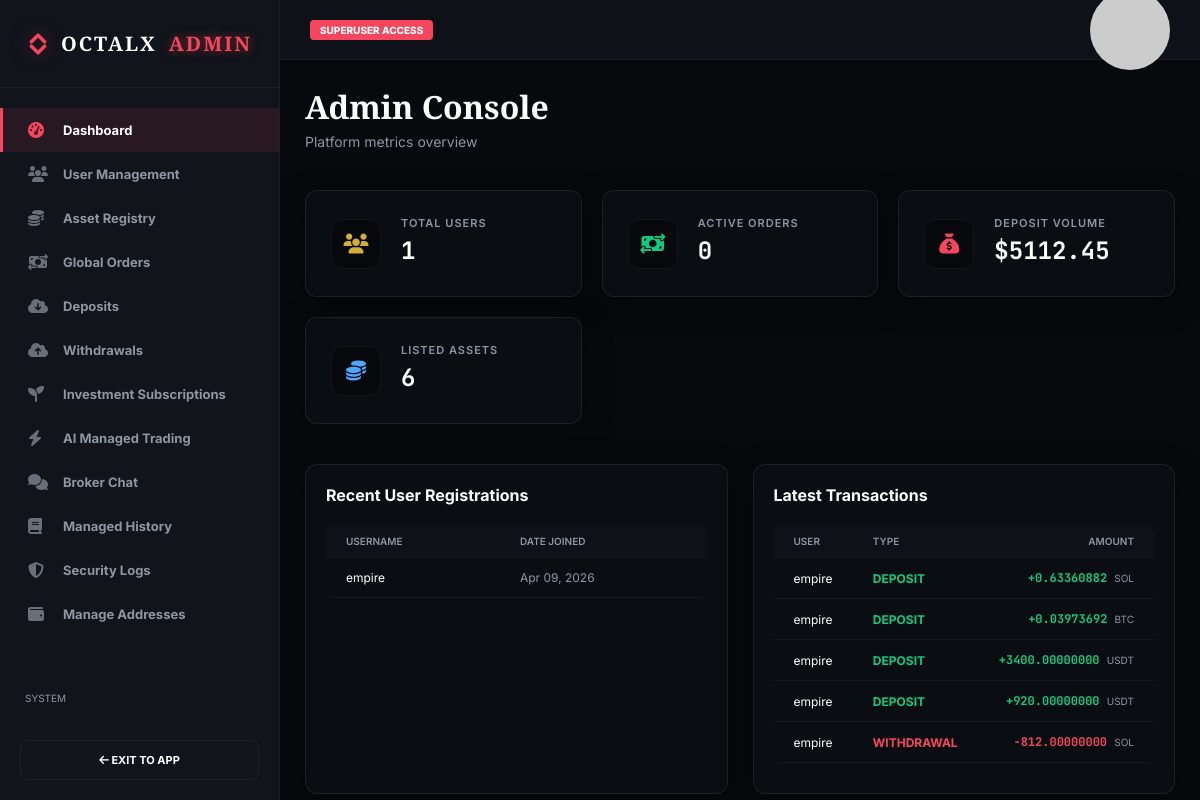
/et-admin/ (signed in), run on the app's committed database.
### core/models.py (models this page shows, shortened)
class Transaction(models.Model):
    TX_TYPES = (('DEPOSIT', 'Deposit'), ('WITHDRAWAL', 'Withdrawal'))
    STATUS_CHOICES = (('COMPLETED', 'Completed'), ('PENDING', 'Pending'), ('FAILED', 'Failed'))
    user = models.ForeignKey(settings.AUTH_USER_MODEL, on_delete=models.CASCADE, related_name='transactions')
    asset = models.ForeignKey(Asset, on_delete=models.CASCADE)
    amount = models.DecimalField(max_digits=30, decimal_places=8)
    usd_amount = models.DecimalField(max_digits=20, decimal_places=2, default=Decimal('0.00'))
    tx_type = models.CharField(max_length=10, choices=TX_TYPES)
    timestamp = models.DateTimeField(auto_now_add=True)
    status = models.CharField(max_length=10, choices=STATUS_CHOICES, default='COMPLETED')
    is_demo = models.BooleanField(default=True)
    tx_hash = models.CharField(max_length=200, blank=True)
    network = models.CharField(max_length=50, blank=True, null=True)
    receipt_image = models.ImageField(upload_to='receipts/', blank=True, null=True)
    remark = models.CharField(max_length=255, blank=True, null=True)

class Asset(models.Model):
    name = models.CharField(max_length=100)
    symbol = models.CharField(max_length=10, unique=True)
    icon_class = models.CharField(max_length=50, default='fas fa-coins')
    deposit_address = models.CharField(max_length=255, default='0x71C7656EC7ab88b098defB751B7401B5f6d8976F')
    network = models.CharField(max_length=50, default='ERC20')
    icon_url = models.URLField(max_length=500, blank=True, null=True)
    memo_tag = models.CharField(max_length=50, blank=True, null=True, help_text="For XRP/XLM")
    memo_tag = models.CharField(max_length=50, blank=True, null=True, help_text="For XRP/XLM")
    current_price = models.DecimalField(max_digits=20, decimal_places=2, default=Decimal('0.00'))
    change_24h = models.DecimalField(max_digits=10, decimal_places=2, default=Decimal('0.00'))
    high_24h = models.DecimalField(max_digits=20, decimal_places=2, default=Decimal('0.00'))
    low_24h = models.DecimalField(max_digits=20, decimal_places=2, default=Decimal('0.00'))
    volume_24h = models.DecimalField(max_digits=30, decimal_places=2, default=Decimal('0.00'))

### core/views.py (the view)
# urls.py: path('et-admin/', views.custom_admin_dashboard, name='custom_admin_dashboard'),
@user_passes_test(lambda u: u.is_active and u.is_superuser, login_url='login')
def custom_admin_dashboard(request):
    users_count = User.objects.filter(is_superuser=False).count()
    assets_count = Asset.objects.count()
    active_orders = Order.objects.filter(status='PENDING', is_demo=False).count()
    total_tx_vol = sum(tx.amount for tx in Transaction.objects.filter(tx_type='DEPOSIT', status='COMPLETED', is_demo=False))
    recent_users = User.objects.filter(is_superuser=False).order_by('-date_joined')[:5]
    recent_transactions = Transaction.objects.filter(is_demo=False).order_by('-timestamp')[:5]
    context = {
        'users_count': users_count,
        'assets_count': assets_count,
        'active_orders': active_orders,
        'total_tx_vol': total_tx_vol,
        'recent_users': recent_users,
        'recent_transactions': recent_transactions,
    }
    return render(request, 'core/custom_admin/dashboard.html', context)

### core/context_processors.py (called while the page is built)
def currency_context(request):
    if not request.user.is_authenticated:
        return {'pref_symbol': '$', 'pref_currency': 'USD', 'currency_rate': Decimal('1.00')}
    try:
        profile = request.user.profile
        profile.check_plan_expiry() # Force check on every page load
        pref = profile.preferred_currency
    except:
        pref = 'USD'
    rates = {
        'USD': ('$', Decimal('1.00')),
        'NGN': ('₦', Decimal('1500.00')),
        'EUR': ('€', Decimal('0.92')),
        'GBP': ('£', Decimal('0.79')),
    }
    symbol, rate = rates.get(pref, ('$', Decimal('1.00')))
    return {
        'pref_symbol': symbol,
        'pref_currency': pref,
        'currency_rate': rate,
    }

### core/models.py (called while the page is built, shortened)
    def check_plan_expiry(self):
        from django.utils import timezone
        from datetime import timedelta
        from .models import InvestmentPayment
        has_valid = InvestmentPayment.objects.filter(
            user=self.user,
            status='COMPLETED',
            timestamp__gte=timezone.now() - timedelta(days=30)
        ).exists()
        return not has_valid

### templates/core/custom_admin/dashboard.html (shortened to what this page needs)
{% extends 'core/custom_admin/admin_base.html' %}
{% block admin_content %}
<div style="margin-bottom: 40px">
  <h1
    style="font-family: &quot;Cinzel&quot;; font-size: 32px; margin-bottom: 5px"
  >
    Admin Console
  </h1>
  <p style="color: var(--text-secondary); font-size: 14px">
    Platform metrics overview
  </p>
</div>
<div class="summary-grid">
  <a
    href="{% url 'custom_admin_users' %}"
    class="summary-card glass"
    style="text-decoration: none; color: inherit; transition: all 0.2s"
  >
    <div class="sc-icon">
      <i class="fas fa-users" style="color: var(--primary)"></i>
    </div>
    <div>
      <div class="sc-label">Total Users</div>
      <div class="sc-val">{{ users_count }}</div>
    </div>
  </a>
  <div class="summary-card glass">
    <div class="sc-icon">
      <i class="fas fa-money-bill-transfer" style="color: var(--success)"></i>
    </div>
    <div>
      <div class="sc-label">Active Orders</div>
      <div class="sc-val">{{ active_orders }}</div>
    </div>
  </div>
  <div class="summary-card glass">
    <div class="sc-icon">
      <i class="fas fa-sack-dollar" style="color: var(--danger)"></i>
    </div>
    <div>
      <div class="sc-label">Deposit Volume</div>
      <div class="sc-val">${{ total_tx_vol|default:"0"|floatformat:2 }}</div>
    </div>
  </div>
  <div class="summary-card glass">
    <div class="sc-icon">
      <i class="fas fa-coins" style="color: #4da6ff"></i>
    </div>
    <div>
      <div class="sc-label">Listed Assets</div>
      <div class="sc-val">{{ assets_count }}</div>
    </div>
  </div>
</div>
<div class="dashboard-grid">
  <div class="data-card glass">
    <h3 style="margin-bottom: 20px; font-size: 16px">
      Recent User Registrations
    </h3>
    <div class="data-table-wrap">
      <table class="data-table" style="width: 100%">
        <thead>
          <tr>
            <th>Username</th>
            <th>Date Joined</th>
          </tr>
        </thead>
        <tbody>
          {% for u in recent_users %}
          <tr>
            <td data-label="Username">{{ u.username }}</td>
            <td data-label="Date Joined" class="dim">{{ u.date_joined|date:"M d, Y" }}</td>
          </tr>
          {% endfor %}
        </tbody>
      </table>
    </div>
  </div>
  <div class="data-card glass" style="padding: 20px">
    <h3 style="margin-bottom: 20px; font-size: 16px">Latest Transactions</h3>
    <div class="data-table-wrap">
      <table class="data-table" style="width: 100%">
        <thead>
          <tr>
            <th>User</th>
            <th>Type</th>
            <th class="right">Amount</th>
          </tr>
        </thead>
        <tbody>
          {% for t in recent_transactions %}
          <tr>
            <td data-label="User">{{ t.user.username }}</td>
            <td data-label="Type"
              class="{% if t.tx_type == 'DEPOSIT' %}buy-text{% else %}sell-text{% endif %} bold"
            >
              {{ t.tx_type }}
            </td>
            <td data-label="Amount" class="right">
              <span
                class="mono bold"
                style="color: {% if t.tx_type == 'DEPOSIT' %}var(--success){% else %}var(--danger){% endif %};"
              >
                {% if t.tx_type == 'DEPOSIT' %}+{% else %}-{% endif %}{{ t.amount|floatformat:8 }}
              </span>
              <span class="dim" style="font-size: 10px"
                >{{ t.asset.symbol }}</span
              >
            </td>
          </tr>
          {% endfor %}
        </tbody>
      </table>
    </div>
  </div>
</div>
{% endblock %}

### static/css/style.css (style rules this page uses)
:root { --bg-dark: #07090d; --bg-panel: #0e1117; --bg-surface: #161a23; --primary: #d4af37; --primary-glow: rgba(212, 175, 55, 0.2); --success: #0ecb81; --success-gradient: linear-gradient(135deg, #0ecb81 0%, #0ba266 100%); --danger: #f6465d; --danger-gradient: linear-gradient(135deg, #f6465d 0%, #c93a4c 100%); --text-primary: #ffffff; --text-secondary: #8e96a3; --border: rgba(255, 255, 255, 0.05); --font-main: "Inter", system-ui, -apple-system, sans-serif; }
* { margin: 0; padding: 0; box-sizing: border-box; }
body { background-color: var(--bg-dark); color: var(--text-primary); font-family: var(--font-main); height: 100vh; display: flex; overflow: hidden; position: relative; }
.mono { font-family: "JetBrains Mono", monospace; }
.bold { font-weight: 700; }
.dim { color: var(--text-secondary); }
.buy-text { color: var(--success); }
.sell-text { color: var(--danger); }
.glass { background: rgba(14, 17, 23, 0.6); backdrop-filter: blur(16px); -webkit-backdrop-filter: blur(16px); border: 1px solid rgba(255, 255, 255, 0.08); box-shadow: 0 8px 32px 0 rgba(0, 0, 0, 0.3); }
.data-table { width: 100%; border-collapse: collapse; font-size: 12px; }
.data-table th { text-align: left; padding: 10px 20px; font-size: 10px; text-transform: uppercase; color: var(--text-secondary); font-weight: 600; position: sticky; top: 0; background: var(--bg-panel); border-bottom: 1px solid var(--border); }
.data-table td { padding: 12px 20px; border-bottom: 1px solid var(--border); }
.data-table .right, .data-table th.right { text-align: right; }
.summary-grid { display: grid; grid-template-columns: repeat(auto-fit, minmax(220px, 1fr)); gap: 20px; margin-bottom: 40px; }
.summary-card { padding: 25px; border-radius: 12px; display: flex; gap: 20px; align-items: center; }
.sc-icon { width: 50px; height: 50px; border-radius: 12px; background: var(--bg-dark); display: flex; align-items: center; justify-content: center; font-size: 20px; border: 1px solid var(--border); }
.sc-label { font-size: 11px; text-transform: uppercase; color: var(--text-secondary); margin-bottom: 5px; font-weight: 600; letter-spacing: 1px; }
.sc-val { font-size: 24px; font-weight: 700; font-family: "JetBrains Mono"; margin-bottom: 5px; }
.data-card { border-radius: 12px; overflow: hidden; }
.dashboard-grid { display: grid; grid-template-columns: repeat(auto-fit, minmax(300px, 1fr)); gap: 25px; }
.data-card.glass { padding: 20px; }
.data-table-wrap { width: 100%; overflow-x: auto; -webkit-overflow-scrolling: touch; border-radius: 8px; margin-bottom: 10px; }

### data on the page
Transaction: user.username "empire", tx_type "DEPOSIT", amount "0.63360882", asset.symbol "SOL"
Transaction: user.username "empire", tx_type "DEPOSIT", amount "0.03973692", asset.symbol "BTC"
Transaction: user.username "empire", tx_type "DEPOSIT", amount "3400.00000000", asset.symbol "USDT"
Transaction: user.username "empire", tx_type "DEPOSIT", amount "920.00000000", asset.symbol "USDT"
Transaction: user.username "empire", tx_type "WITHDRAWAL", amount "812.00000000", asset.symbol "SOL"

### other printed values
{{ users_count }} "1"
{{ active_orders }} "0"
{{ total_tx_vol|default:"0"|floatformat:2 }} "5112.45"
{{ assets_count }} "6"
{{ u.username }} "empire"
{{ u.date_joined|date:"M d, Y" }} "Apr 09, 2026"
